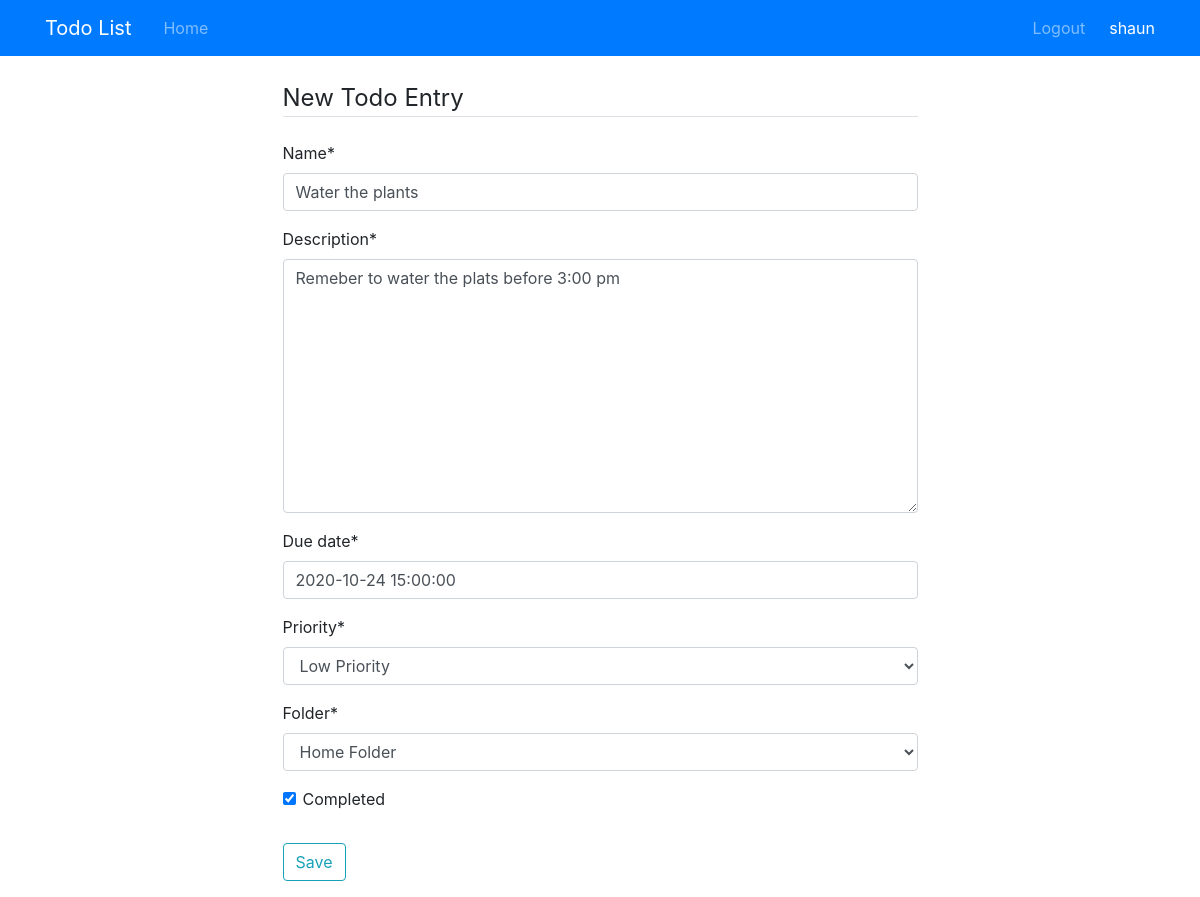
Page /entry/1/ (signed in) on the committed database.
### todo/models.py (models this page shows, shortened)
class Entry(models.Model):
    name = models.CharField(max_length=200)
    description = models.TextField()
    date_created = models.DateTimeField(default=timezone.now)
    due_date = models.DateTimeField()
    priority = models.PositiveIntegerField(default=1, choices=PRIORITY_CHOICES)
    completed = models.BooleanField(default=False)
    folder = models.ForeignKey(Folder, on_delete=models.CASCADE)

class Folder(models.Model):
    name = models.CharField(max_length=200)
    user = models.ForeignKey(User, on_delete=models.CASCADE)
    def __str__(self):
        return self.name

### todo/views.py (the view)
# urls.py: path('entry/<int:entry_id>/', views.update_entry, name='update_entry'),
@login_required
def update_entry(request, entry_id):
    entry = get_object_or_404(Entry, pk=entry_id)
    if request.user != entry.folder.user:
        return HttpResponseForbidden()
    if request.method == 'POST':
        form = EntryCreationForm(request.user, request.POST, instance=entry)
        if form.is_valid():
            form.save()
            messages.success(request, f"Your To Do entry has been updated!")
            return redirect('todo:folder', folder_id = form.cleaned_data['folder'].id)
    else:
        form = EntryCreationForm(request.user, instance=entry)
    return render(request, "todo/entry_form.html", {'form' : form, 'entry_id':entry_id})

### todo/forms.py
class EntryCreationForm(forms.ModelForm):
    class Meta:
        model = Entry
        fields = ['name', 'description', 'due_date', 'priority', 'folder', 'completed']
    def __init__(self, user, *args, **kwargs):
        super(EntryCreationForm, self).__init__(*args, **kwargs)
        self.fields['folder'].queryset = user.folder_set

### todo/templates/todo/entry_form.html (shortened to what this page needs)
{% extends "todo/base.html" %}
{% load crispy_forms_tags %}
{% block content %}
    <div class="row">
        <div class="col-md-7 mx-auto">
            <div class="content-section">
                <form method="POST">
                    <fieldset class="form-group">
                        <legend class="border-bottom mb-4">New Todo Entry</legend>
                        {{ form|crispy }}
                    </fieldset>
                    <div class="form-group">
                        <button type="submit" class="btn btn-outline-info">Save</button>
                    </div>
                </form>
            </div>
        </div>
    </div>
{% endblock content %}

### todo/templates/todo/base.html (shortened to what this page needs)
<!DOCTYPE html>
<html lang="en">
    <head>
        <link rel="stylesheet" href="https://cdn.jsdelivr.net/npm/bootstrap@4.5.3/dist/css/bootstrap.min.css">
    </head>
    <body style="margin-top:5rem">
        <header class="site-header">
            <nav class="navbar navbar-expand-md navbar-dark bg-primary fixed-top">
                <div class="container">
                    <a class="navbar-brand mr-4" href="{% url 'todo:home' %}">Todo List</a>
                    <div class="collapse navbar-collapse" id="navbarToggle">
                        <div class="navbar-nav mr-auto">
                            <a class="nav-item nav-link" href="{% url 'todo:home' %}">Home</a>
                        </div>
                        <div class="navbar-nav">
                            {% if user.is_authenticated %}
                                <a class="nav-item nav-link" href="{% url 'logout' %}">Logout</a>
                                <span class="navbar-text text-white ml-3">{{ user }}</span>
                            {% else %}
                                <a class="nav-item nav-link" href="{% url 'login' %}">Login</a>
                                <a class="nav-item nav-link" href="{% url 'register' %}">Register</a>
                            {% endif %}
                        </div>
                    </div>
                </div>
            </nav>
        </header>
        <main role="main" class="container mt-10">
            {% block content %}{% endblock %}
        </main>
</body>
</html>

### rows in the picture
Entry: name "Water the plants", description "Remeber to water the plats before 3:00 pm", due_date "2020-10-24 15:00:00", priority "Low Priority", folder "Home Folder", completed "☑"

### other values in the picture
{{ user }} "shaun"
